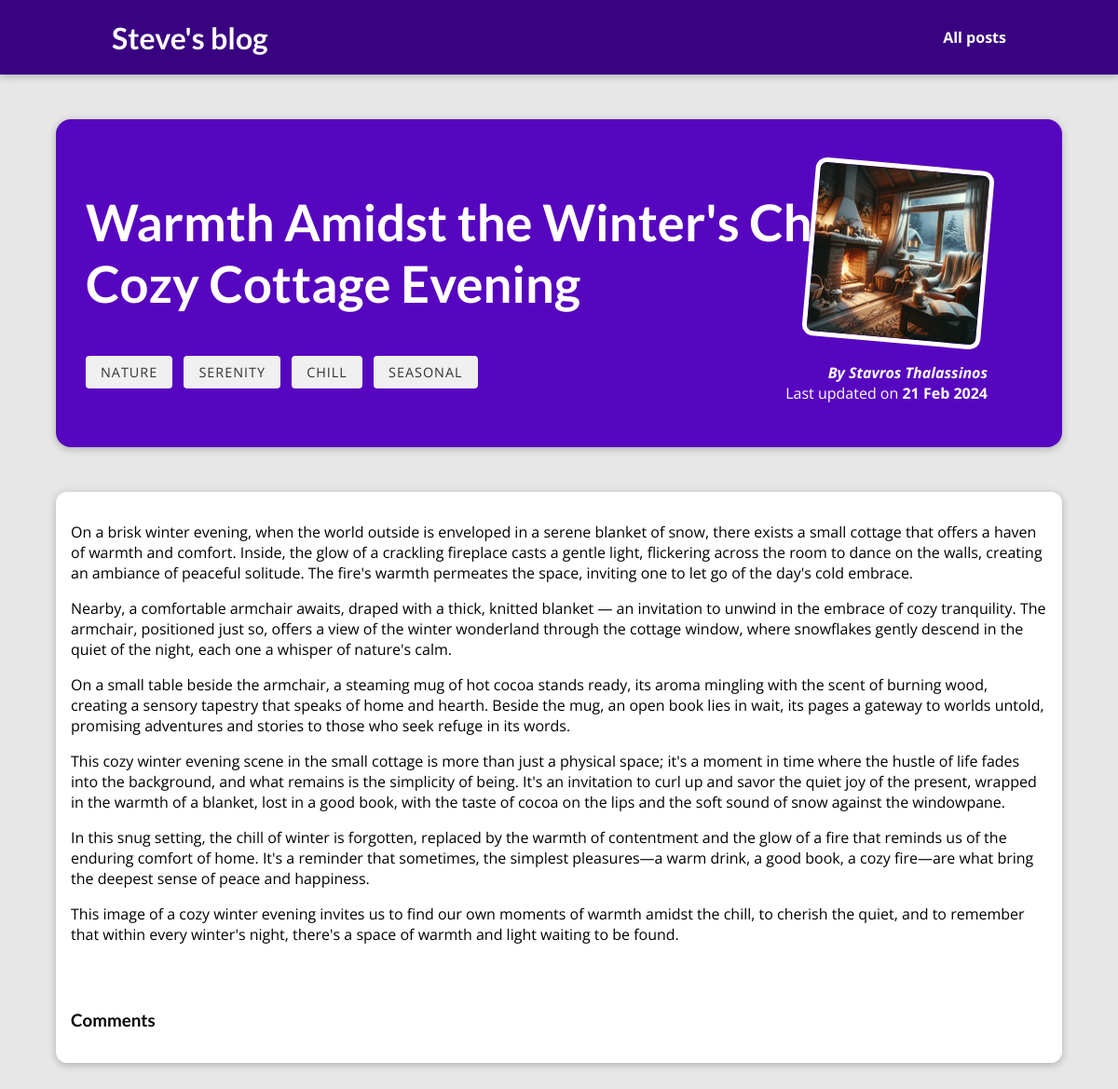
The page /post/warmth-amidst-the-winters-chill-a-cozy-cottage-eve/ on the database its author committed.
### blog/models.py (models this page shows, shortened)
class Post(models.Model):
    title = models.CharField(max_length=200)
    excerpt = models.CharField(max_length=200)
    image_name = models.CharField(max_length=100, null=True, blank=True)
    date = models.DateField(default=None, null=True, blank=True)
    slug = models.SlugField(unique=True, db_index=True)
    content = models.TextField(validators=[MinLengthValidator(10)])
    tag = models.ManyToManyField('Tag', related_name="posts")
    author = models.ForeignKey('Author', on_delete=models.SET_NULL, null=True, related_name="posts")
    last_updated = models.DateTimeField(auto_now=True)
    image = models.ImageField(upload_to="images/", null=True, blank=True)
    comments_list = models.ManyToManyField('Comment', related_name='posts')

class Tag(models.Model):
    caption = models.CharField(max_length=20)

class Author(models.Model):
    first_name = models.CharField(max_length=100)
    last_name = models.CharField(max_length=100)
    email = models.EmailField()
    def __str__(self):
        return f"{self.first_name} {self.last_name}"

### blog/views.py (the view)
# urls.py: path('post/<slug:slug>/', views.PostDetailView.as_view(), name="post_detail"),
class PostDetailView(DetailView):
    model = Post
    template_name = "blog/post-detail-page.html"
    context_object_name = "post"
    def get_context_data(self, **kwargs):
        context = super().get_context_data(**kwargs)
        context["tags"] = self.object.tag.all()
        context["comments_list"] = self.object.comments_list.all()
        return context

### blog/templates/blog/post-detail-page.html (shortened to what this page needs)
{% extends "base.html" %}
{% load static %}
{% block stylesheets %}
<link rel="stylesheet" href="{% static "blog/post-detail.css" %}" />
{% endblock%}
{% block content%}
<section id="summary">
    <h2>{{ post.title }}</h2>
    {% for tag in tags %}
        <span id="tag">{{ tag.caption|title}}</span>
    {% endfor %}
    <article>
        {% if post.image_name %}
            <img src="{% static "blog/images/"|add:post.image_name %}" alt={{post.slug}} />
        {% endif %}
        <address>By {{ post.author }} </address>
        <div>
            Last updated on <time>{{post.last_updated|date:'d M Y'}}</time>
        </div>
    </article>
</section>
<main>
    <p>{{ post.content|linebreaks}}</p>
    <section id="comments">
        <h3>Comments</h3>
</main>
{% endblock %}

### static/app.css (style rules this page uses)
* { box-sizing: border-box; }
html { font-family: 'Open Sans', 'Lato', sans-serif; }
body { margin: 0; }
h1, h2, h3 { font-family: 'Lato', sans-serif; font-weight: bold; }

### blog/static/blog/post-detail.css (style rules this page uses)
body { background-color: #e7e7e7; }
#summary { margin: 8rem auto 3rem auto; padding: 2rem; width: 90%; max-width: 90rem; border-radius: 16px; background-color: #5706c0; position: relative; box-shadow: 0 2px 8px rgba(0, 0, 0, 0.25); height: 22rem; }
#summary h2 { color: white; font-size: 3.4rem; }
#summary article { position: absolute; top: 2rem; right: 3rem; padding: 1rem 2rem; border-radius: 12px; text-align: right; color: white; }
#summary article img { width: 12rem; height: 12rem; border-radius: 12px; transform: rotateZ(5deg); border: 5px solid white; margin-bottom: 1rem; }
#summary address { font-weight: bold; }
#summary time { font-weight: bold; }
main { width: 90%; max-width: 90rem; margin: 3rem auto; background-color: white; padding: 1rem; border-radius: 12px; box-shadow: 0 2px 8px rgba(0, 0, 0, 0.25); }
#tag { display: inline-block; background-color: #f0f0f0; color: #333; padding: 0.5rem 1rem; border-radius: 4px; margin-right: 0.5rem; margin-bottom: 0.5rem; font-size: 0.9rem; text-transform: uppercase; letter-spacing: 1px; }
#comments { margin-top: 4.4rem; }

### rows shown on the page
Post: title "Warmth Amidst the Winter's Chill: A Cozy Cottage Evening", image_name (picture), author "Stavros Thalassinos", last_updated "21 Feb 2024", content "On a brisk winter evening, when the world outside is enveloped in a serene blanket of snow, there exists a small cottage that offers a haven of warmth and comfort. Inside, the glow of a crackling fireplace casts a gentle light, flickering across the room to dance on the walls, creating an ambiance of peaceful solitude. The fire's warmth permeates the space, inviting one to let go of the day's cold embrace. Nearby, a comfortable armchair awaits, draped with a thick, knitted blanket — an invitation to unwind in the embrace of cozy tranquility. The armchair, positioned just so, offers a view of the winter wonderland through the cottage window, where snowflakes gently descend in the quiet of…"
Tag: caption "NATURE"
Tag: caption "SERENITY"
Tag: caption "CHILL"
Tag: caption "SEASONAL"
